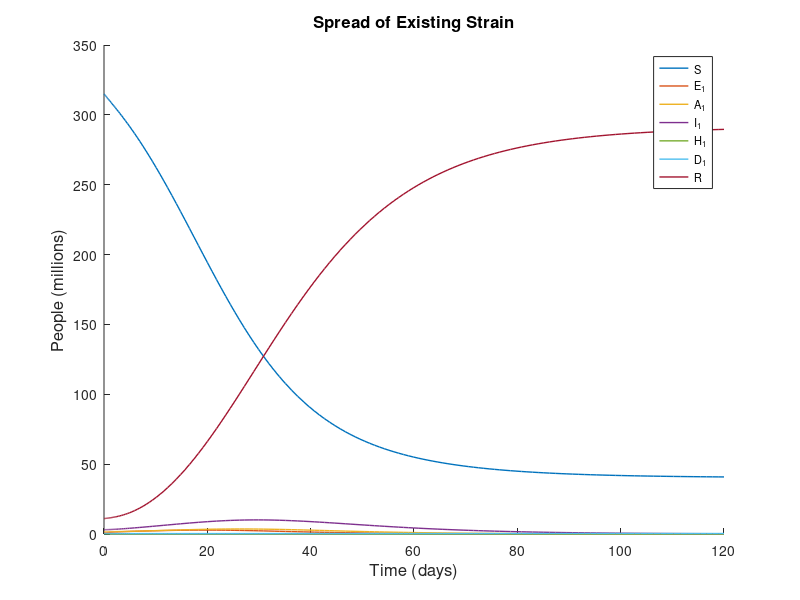
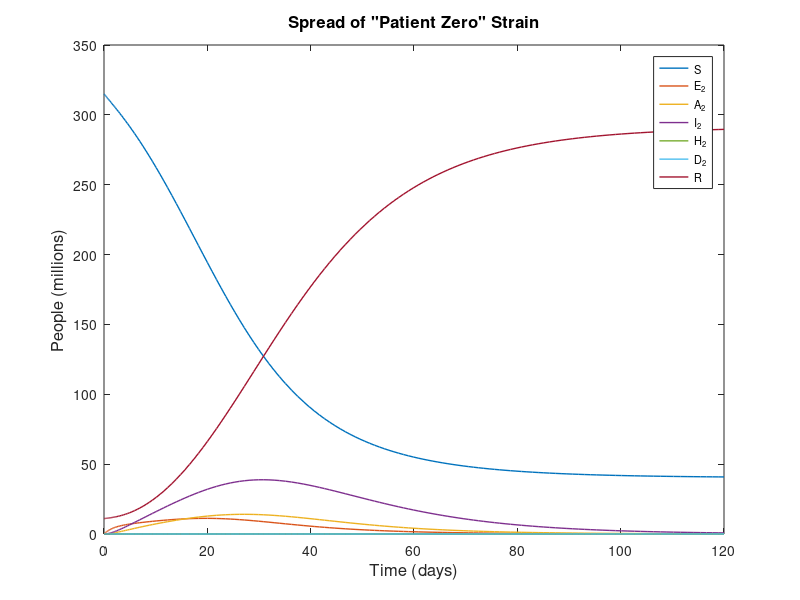
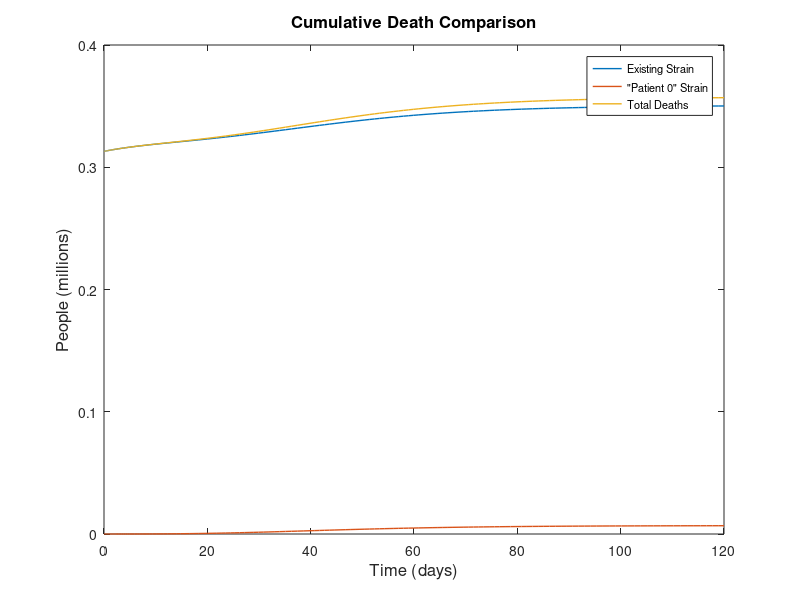
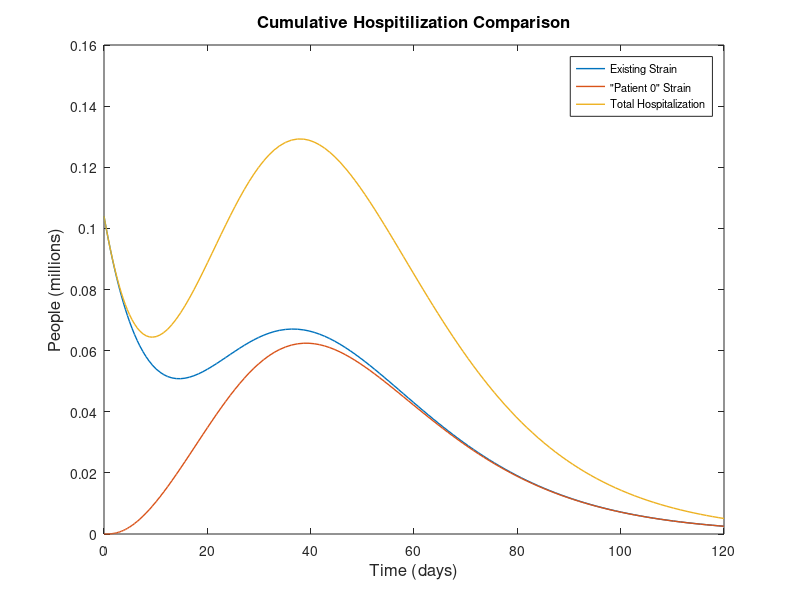

Source code (MATLAB) for these figures, in order:
function ProjectModel
clear
close all
clc

% Declare rates
beta1 = .005; %Rate of exposure
beta2 = beta1 * 4;
alpha1 = .125; %Rate of recovery
alpha2 = .125;
eta1 = .5; %Rate of infection
eta2 = .5;
sigma1 = .0746; %Rate of recovery/hospitalization from I class
sigma2 = .0746;
gamma1 = .1163; % Rate of death
gamma2 = .1163;

% Declare proportions
p1 = .65;
p2 = .65;
m1 = .07;
m2 = m1 / 4;
c1 = .011;
c2 = c1 / 4;

% Declare initial size of classes
S = 315;
E1 = .680;
E2 = 0;
I1 = 3.12;
I2 = 10000/1000000;
A1 = 1.79;
A2 = 0;
H1 = .104;
H2 = 0;
D1 = .313;
D2 = 0;
R = 11;

% Delare time
T = 120;

% Define the model
function dy = SEIAHDR(~, y, beta1, beta2, eta1, eta2, sigma1, sigma2, gamma1, gamma2, alpha1, alpha2, p1, p2, m1, m2, c1, c2)
    dy = zeros(12, 1); % Store the derivatives
    x1 = 0.1 * (0.4 * y(4) + 0.8 * y(6)) + 0.2 * ((0.6) *(0.6) * y(4) + (0.2) * y(6));
    x2 = x1;
    
    dy(1) = (-beta1 * y(1) * x1) + (-beta2 * y(1) * x2);
    dy(2)  = (beta1 * x1 * y(1)) - (eta1 * y(2)); % E1 term
    dy(3) = (beta2 * x2 * y(1)) - (eta2 * y(3)); % E2 term
    
    
    %dy(1) = (-beta1 * y(1) * y(6)) + (-beta2 * y(1) * y(7)); 
    %dy(2)  = (beta1 * y(6) * y(1)) - (eta1 * y(2)); % E1 term
    %dy(3) = (beta2 * y(7) * y(1)) - (eta2 * y(3)); % E2 term
    dy(4) = (eta1 * (1 - p1) * y(2)) - (alpha1 * y(4)); % A1 term
    dy(5) = (eta2 * (1 - p2) * y(3)) - (alpha2 * y(5)); % A2 term
    dy(6) = (p1 * eta1 * y(2)) - (sigma1 * y(6)); % I1 term
    dy(7) = (p2 * eta2 * y(3)) - (sigma2 * y(7)); % I2 term
    dy(8) = (c1 * sigma1 * y(6)) - (gamma1 * y(8)); % H1 term
    dy(9) = (c2 * sigma2 * y(7)) - (gamma2 * y(9)); % H2 term
    dy(10) = m1 * gamma1 * y(8); % D1 term
    dy(11) = m2 * gamma2 * y(9); % D2 term
    dy(12) = ((1 - m1) * gamma1 * y(8)) + ((1 - c1) * sigma1 * y(6)) + (alpha1 * y(4)) + ((1 - m2) * gamma2 * y(9)) + ((1 - c2) * sigma2 * y(7)) + (alpha2 * y(5)); % R term

end

% Use Matlab function to calculate the solutions
[sim_t, sim_y] = ode45(@(t,y)(SEIAHDR(t,y,beta1, beta2, eta1, eta2, sigma1, sigma2, gamma1, gamma2, alpha1, alpha2, p1, p2, m1, m2, c1, c2)), + ...
    [0 T],[S;E1;E2;A1;A2;I1;I2;H1;H2;D1;D2;R]);
sim_S = sim_y(:,1);
sim_E1 = sim_y(:,2);
sim_E2 = sim_y(:,3);
sim_A1 = sim_y(:,4);
sim_A2 = sim_y(:,5);
sim_I1 = sim_y(:,6);
sim_I2 = sim_y(:,7);
sim_H1 = sim_y(:,8);
sim_H2 = sim_y(:,9);
sim_D1 = sim_y(:,10);
sim_D2 = sim_y(:,11);
sim_R = sim_y(:,12);

% Plot and label
figure; hold on;

figure(1)
plot(sim_t, sim_S, 'linewidth',1);
plot(sim_t, sim_E1, 'linewidth',1);
plot(sim_t, sim_A1, 'linewidth',1);
plot(sim_t, sim_I1, 'linewidth',1);
plot(sim_t, sim_H1, 'linewidth',1);
plot(sim_t, sim_D1, 'linewidth',1);
plot(sim_t, sim_R, 'linewidth', 1);
legend({'S','E_1','A_1','I_1','H_1','D_1','R'},'FontSize',8)
title('Spread of Existing Strain','FontSize', 12)
xlabel('Time (days)','FontSize',12);
ylabel('People (millions)','FontSize',12);

figure(2)
plot(sim_t, sim_S, 'linewidth',1);
hold on
plot(sim_t, sim_E2, 'linewidth',1);
plot(sim_t, sim_A2, 'linewidth',1);
plot(sim_t, sim_I2, 'linewidth',1);
plot(sim_t, sim_H2, 'linewidth',1);
plot(sim_t, sim_D2, 'linewidth',1);
plot(sim_t, sim_R, 'linewidth',1);
legend({'S','E_2','A_2','I_2','H_2','D_2','R'},'FontSize',8)
title('Spread of "Patient Zero" Strain','FontSize', 12)
xlabel('Time (days)','FontSize',12);
ylabel('People (millions)','FontSize',12);

figure(3)
plot(sim_t, sim_D1,'linewidth', 1);
hold on
plot(sim_t, sim_D2,'linewidth', 1);
plot(sim_t, sim_D1 + sim_D2, 'linewidth', 1);
legend({'Existing Strain','"Patient 0" Strain','Total Deaths'},'FontSize',8)
title('Cumulative Death Comparison','FontSize', 12)
xlabel('Time (days)','FontSize',12);
ylabel('People (millions)','FontSize',12);

figure(4)
plot(sim_t, sim_H1, 'linewidth', 1);
hold on
plot(sim_t, sim_H2, 'linewidth', 1);
plot(sim_t, sim_H1 + sim_H2, 'linewidth', 1);
legend({'Existing Strain','"Patient 0" Strain','Total Hospitalization'},'FontSize',8)
title('Cumulative Hospitilization Comparison','FontSize', 12)
xlabel('Time (days)','FontSize',12);
ylabel('People (millions)','FontSize',12);

end

